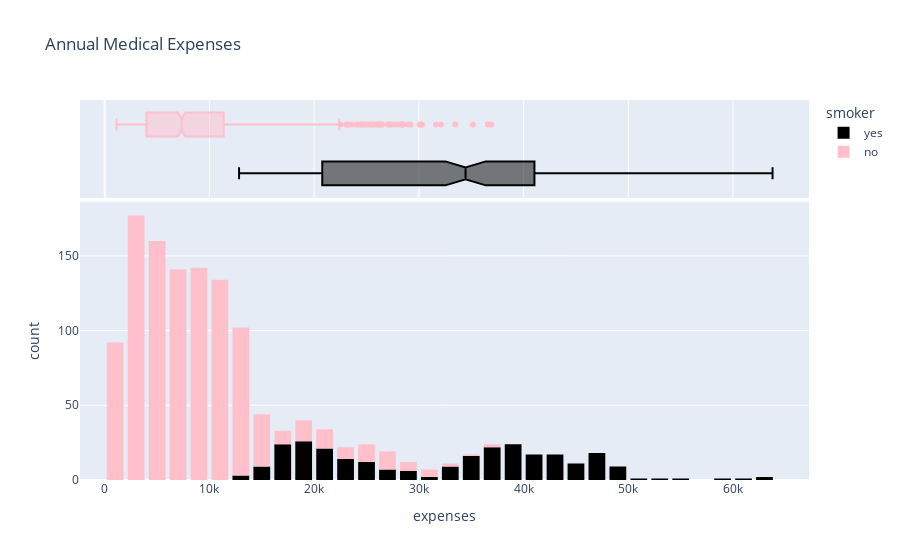

Source (notebook cell):
### Markdown cell above
This looks like a normal distribution curve with its centre around '30' BMI. It has outliers towards its right side.

### Code cell
# Distribution of expenses between smokers and non-smokers.
fig = px.histogram(df,
                    x='expenses',
                    marginal='box',
                    color='smoker',
                    color_discrete_sequence=['black', 'pink'],
                    title="Annual Medical Expenses")

fig.update_layout(bargap=0.2)
fig.show()

### Figure 1 — Plotly figure (JSON) as saved in the notebook; plotly's stock layout.template omitted (floating-point values rounded to 4 significant figures; data arrays with more than 128 entries replaced by an {"elided": "..."} marker saying what was removed)
{"data": [{"alignmentgroup": "True", "bingroup": "x", "hovertemplate": "smoker=yes<br>expenses=%{x}<br>count=%{y}<extra></extra>", "legendgroup": "yes", "marker": {"color": "black", "pattern": {"shape": ""}}, "name": "yes", "offsetgroup": "yes", "orientation": "v", "showlegend": true, "type": "histogram", "x": {"elided": "274 float values"}, "xaxis": "x", "yaxis": "y"}, {"alignmentgroup": "True", "hovertemplate": "smoker=yes<br>expenses=%{x}<extra></extra>", "legendgroup": "yes", "marker": {"color": "black"}, "name": "yes", "notched": true, "offsetgroup": "yes", "showlegend": false, "type": "box", "x": {"elided": "274 float values"}, "xaxis": "x2", "yaxis": "y2"}, {"alignmentgroup": "True", "bingroup": "x", "hovertemplate": "smoker=no<br>expenses=%{x}<br>count=%{y}<extra></extra>", "legendgroup": "no", "marker": {"color": "pink", "pattern": {"shape": ""}}, "name": "no", "offsetgroup": "no", "orientation": "v", "showlegend": true, "type": "histogram", "x": {"elided": "1064 float values"}, "xaxis": "x", "yaxis": "y"}, {"alignmentgroup": "True", "hovertemplate": "smoker=no<br>expenses=%{x}<extra></extra>", "legendgroup": "no", "marker": {"color": "pink"}, "name": "no", "notched": true, "offsetgroup": "no", "showlegend": false, "type": "box", "x": {"elided": "1064 float values"}, "xaxis": "x2", "yaxis": "y2"}], "layout": {"autosize": true, "bargap": 0.2, "barmode": "relative", "legend": {"title": {"text": "smoker"}, "tracegroupgap": 0}, "title": {"text": "Annual Medical Expenses"}, "xaxis": {"anchor": "y", "autorange": true, "domain": [0, 1], "range": [-2359.0, 67250.0], "title": {"text": "expenses"}, "type": "linear"}, "xaxis2": {"anchor": "y2", "autorange": true, "domain": [0, 1], "matches": "x", "range": [-2359.0, 67250.0], "showgrid": true, "showticklabels": false, "type": "linear"}, "yaxis": {"anchor": "x", "autorange": true, "domain": [0, 0.7326], "range": [0, 186.3], "title": {"text": "count"}}, "yaxis2": {"anchor": "x2", "autorange": true, "domain": [0.7426, 1], "matches": "y2", "range": [-0.5, 1.5], "showgrid": false, "showline": false, "showticklabels": false, "ticks": "", "type": "category"}}}
